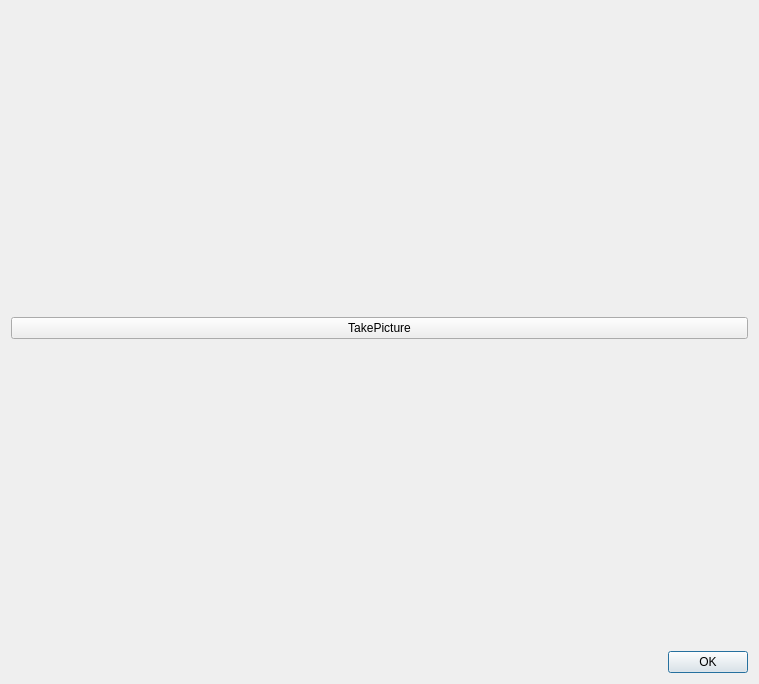
<?xml version="1.0" encoding="UTF-8"?>
<ui version="4.0">
 <class>ScanPaperWalletDialog</class>
 <widget class="QDialog" name="ScanPaperWalletDialog">
  <property name="geometry">
   <rect>
    <x>0</x>
    <y>0</y>
    <width>759</width>
    <height>450</height>
   </rect>
  </property>
  <property name="windowTitle">
   <string>Scan Paper Wallets</string>
  </property>
  <layout class="QHBoxLayout" name="horizontalLayout_2">
   <item>
    <layout class="QVBoxLayout" name="verticalLayout_2">
     <item>
      <widget class="QCameraViewfinder" name="video_feed" native="true">
       <property name="sizePolicy">
        <sizepolicy hsizetype="Fixed" vsizetype="Fixed">
         <horstretch>0</horstretch>
         <verstretch>0</verstretch>
        </sizepolicy>
       </property>
       <property name="minimumSize">
        <size>
         <width>300</width>
         <height>300</height>
        </size>
       </property>
       <property name="cursor">
        <cursorShape>IBeamCursor</cursorShape>
       </property>
      </widget>
     </item>
     <item>
      <widget class="QPushButton" name="takePicture">
       <property name="text">
        <string>TakePicture</string>
       </property>
      </widget>
     </item>
     <item alignment="Qt::AlignRight">
      <widget class="QLabel" name="label_2">
       <property name="sizePolicy">
        <sizepolicy hsizetype="Preferred" vsizetype="Preferred">
         <horstretch>0</horstretch>
         <verstretch>0</verstretch>
        </sizepolicy>
       </property>
       <property name="minimumSize">
        <size>
         <width>300</width>
         <height>300</height>
        </size>
       </property>
       <property name="cursor">
        <cursorShape>IBeamCursor</cursorShape>
       </property>
       <property name="styleSheet">
        <string notr="true">float: right</string>
       </property>
       <property name="text">
        <string/>
       </property>
       <property name="alignment">
        <set>Qt::AlignLeading|Qt::AlignLeft|Qt::AlignVCenter</set>
       </property>
       <property name="wordWrap">
        <bool>true</bool>
       </property>
       <property name="textInteractionFlags">
        <set>Qt::LinksAccessibleByMouse|Qt::TextSelectableByKeyboard|Qt::TextSelectableByMouse</set>
       </property>
      </widget>
     </item>
     <item>
      <widget class="QDialogButtonBox" name="buttonBox">
       <property name="orientation">
        <enum>Qt::Horizontal</enum>
       </property>
       <property name="standardButtons">
        <set>QDialogButtonBox::Ok</set>
       </property>
      </widget>
     </item>
    </layout>
   </item>
  </layout>
 </widget>
 <customwidgets>
  <customwidget>
   <class>QCameraViewfinder</class>
   <extends>QWidget</extends>
   <header>qcameraviewfinder.h</header>
  </customwidget>
 </customwidgets>
 <resources>
  <include location="../bitcoin.qrc"/>
 </resources>
 <connections>
  <connection>
   <sender>buttonBox</sender>
   <signal>accepted()</signal>
   <receiver>ScanPaperWalletDialog</receiver>
   <slot>accept()</slot>
   <hints>
    <hint type="sourcelabel">
     <x>20</x>
     <y>20</y>
    </hint>
    <hint type="destinationlabel">
     <x>20</x>
     <y>20</y>
    </hint>
   </hints>
  </connection>
  <connection>
   <sender>buttonBox</sender>
   <signal>rejected()</signal>
   <receiver>ScanPaperWalletDialog</receiver>
   <slot>reject()</slot>
   <hints>
    <hint type="sourcelabel">
     <x>20</x>
     <y>20</y>
    </hint>
    <hint type="destinationlabel">
     <x>20</x>
     <y>20</y>
    </hint>
   </hints>
  </connection>
 </connections>
</ui>
